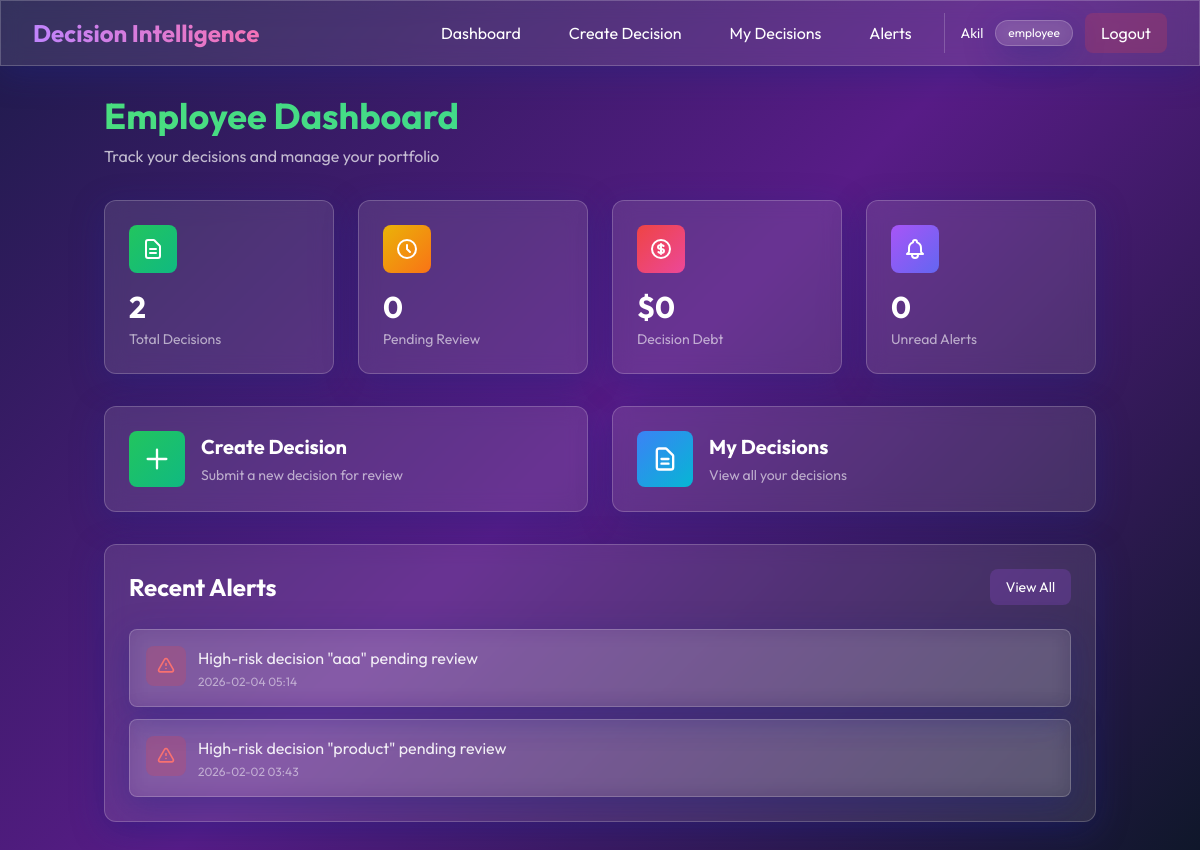
The app's page /employee/dashboard (signed in) with its own data.
### app.py (models this page shows, shortened)
class User(UserMixin, db.Model):
    id = db.Column(db.Integer, primary_key=True)
    username = db.Column(db.String(80), unique=True, nullable=False)
    email = db.Column(db.String(120), unique=True, nullable=False)
    password_hash = db.Column(db.String(200), nullable=False)
    role = db.Column(db.String(20), nullable=False)  # admin, manager, employee
    status = db.Column(db.String(20), default='active')
    created_at = db.Column(db.DateTime, default=datetime.utcnow)
    decisions = db.relationship('Decision', backref='creator', lazy=True)
    alerts = db.relationship('Alert', backref='user', lazy=True)

class Alert(db.Model):
    id = db.Column(db.Integer, primary_key=True)
    message = db.Column(db.String(500), nullable=False)
    alert_type = db.Column(db.String(20), nullable=False)  # high_risk, overdue
    is_read = db.Column(db.Boolean, default=False)
    created_at = db.Column(db.DateTime, default=datetime.utcnow)
    user_id = db.Column(db.Integer, db.ForeignKey('user.id'), nullable=False)
    decision_id = db.Column(db.Integer, db.ForeignKey('decision.id'))

### app.py (the view)
@app.route('/employee/dashboard')
@login_required
def employee_dashboard():
    if current_user.role != 'employee':
        return redirect(url_for('landing'))
    total = Decision.query.filter_by(user_id=current_user.id).count()
    pending = Decision.query.filter_by(user_id=current_user.id, status='pending').count()
    debt = db.session.query(func.sum(Decision.financial_impact)).filter(
        Decision.user_id == current_user.id,
        Decision.status == 'pending'
    ).scalar() or 0
    alerts_count = Alert.query.filter_by(user_id=current_user.id, is_read=False).count()
    recent_alerts = Alert.query.filter_by(user_id=current_user.id).order_by(Alert.created_at.desc()).limit(5).all()
    return render_template('employee_dashboard.html',
                         total=total,
                         pending=pending,
                         debt=debt,
                         alerts_count=alerts_count,
                         recent_alerts=recent_alerts)

### app.py (called while the page is built)
@login_manager.user_loader
def load_user(user_id):
    return User.query.get(int(user_id))

### templates/employee_dashboard.html (shortened to what this page needs)
{% extends "base.html" %}
{% block content %}
<div class="max-w-7xl mx-auto">
    <div class="mb-8 fade-in">
        <h1
            class="text-4xl font-bold mb-2 bg-gradient-to-r from-green-400 to-emerald-400 bg-clip-text text-transparent">
        </h1>
        <p class="text-white/70">Track your decisions and manage your portfolio</p>
    </div>
    <div class="grid grid-cols-1 md:grid-cols-2 lg:grid-cols-4 gap-6 mb-8">
        <div class="glass rounded-xl p-6 hover-lift fade-in" style="animation-delay: 0.1s">
            <div class="flex items-center justify-between mb-4">
                <div
                    class="w-12 h-12 rounded-lg bg-gradient-to-br from-green-500 to-emerald-500 flex items-center justify-center">
                    <svg class="w-6 h-6 text-white" fill="none" stroke="currentColor" viewBox="0 0 24 24">
                        <path stroke-linecap="round" stroke-linejoin="round" stroke-width="2"
                            d="M9 12h6m-6 4h6m2 5H7a2 2 0 01-2-2V5a2 2 0 012-2h5.586a1 1 0 01.707.293l5.414 5.414a1 1 0 01.293.707V19a2 2 0 01-2 2z">
                        </path>
                    </svg>
                </div>
            </div>
            <h3 class="text-3xl font-bold mb-1">{{ total }}</h3>
            <p class="text-white/60 text-sm">Total Decisions</p>
        </div>
        <div class="glass rounded-xl p-6 hover-lift fade-in" style="animation-delay: 0.2s">
            <div class="flex items-center justify-between mb-4">
                <div
                    class="w-12 h-12 rounded-lg bg-gradient-to-br from-yellow-500 to-orange-500 flex items-center justify-center">
                    <svg class="w-6 h-6 text-white" fill="none" stroke="currentColor" viewBox="0 0 24 24">
                        <path stroke-linecap="round" stroke-linejoin="round" stroke-width="2"
                            d="M12 8v4l3 3m6-3a9 9 0 11-18 0 9 9 0 0118 0z"></path>
                    </svg>
                </div>
            </div>
            <h3 class="text-3xl font-bold mb-1">{{ pending }}</h3>
            <p class="text-white/60 text-sm">Pending Review</p>
        </div>
        <div class="glass rounded-xl p-6 hover-lift fade-in" style="animation-delay: 0.3s">
            <div class="flex items-center justify-between mb-4">
                <div
                    class="w-12 h-12 rounded-lg bg-gradient-to-br from-red-500 to-pink-500 flex items-center justify-center">
                </div>
            </div>
            <h3 class="text-3xl font-bold mb-1">${{ "{:,.0f}".format(debt) }}</h3>
            <p class="text-white/60 text-sm">Decision Debt</p>
        </div>
        <div class="glass rounded-xl p-6 hover-lift fade-in" style="animation-delay: 0.4s">
            <div class="flex items-center justify-between mb-4">
                <div
                    class="w-12 h-12 rounded-lg bg-gradient-to-br from-purple-500 to-indigo-500 flex items-center justify-center">
                </div>
            </div>
            <h3 class="text-3xl font-bold mb-1">{{ alerts_count }}</h3>
            <p class="text-white/60 text-sm">Unread Alerts</p>
        </div>
    </div>
    <div class="grid grid-cols-1 md:grid-cols-2 gap-6 mb-8">
        <a href="{{ url_for('employee_create_decision') }}" class="glass rounded-xl p-6 hover-lift fade-in group"
            style="animation-delay: 0.5s">
            <div class="flex items-center">
                <div
                    class="w-14 h-14 rounded-lg bg-gradient-to-br from-green-500 to-emerald-500 flex items-center justify-center mr-4">
                    <svg class="w-7 h-7 text-white" fill="none" stroke="currentColor" viewBox="0 0 24 24">
                        <path stroke-linecap="round" stroke-linejoin="round" stroke-width="2" d="M12 4v16m8-8H4"></path>
                    </svg>
                </div>
                <div>
                    <h3 class="text-xl font-bold mb-1 group-hover:text-green-400 transition">Create Decision</h3>
                    <p class="text-white/60 text-sm">Submit a new decision for review</p>
                </div>
            </div>
        </a>
        <a href="{{ url_for('employee_decisions') }}" class="glass rounded-xl p-6 hover-lift fade-in group"
            style="animation-delay: 0.6s">
            <div class="flex items-center">
                <div
                    class="w-14 h-14 rounded-lg bg-gradient-to-br from-blue-500 to-cyan-500 flex items-center justify-center mr-4">
                    <svg class="w-7 h-7 text-white" fill="none" stroke="currentColor" viewBox="0 0 24 24">
                        <path stroke-linecap="round" stroke-linejoin="round" stroke-width="2"
                            d="M9 12h6m-6 4h6m2 5H7a2 2 0 01-2-2V5a2 2 0 012-2h5.586a1 1 0 01.707.293l5.414 5.414a1 1 0 01.293.707V19a2 2 0 01-2 2z">
                        </path>
                    </svg>
                </div>
                <div>
                    <h3 class="text-xl font-bold mb-1 group-hover:text-blue-400 transition">My Decisions</h3>
                    <p class="text-white/60 text-sm">View all your decisions</p>
                </div>
            </div>
        </a>
    </div>
    <div class="glass rounded-xl p-6 fade-in" style="animation-delay: 0.7s">
        <div class="flex items-center justify-between mb-6">
            <h2 class="text-2xl font-bold">Recent Alerts</h2>
            <a href="{{ url_for('employee_alerts') }}"
                class="px-4 py-2 rounded-lg bg-purple-500/20 hover:bg-purple-500/30 transition text-sm">
                View All
            </a>
        </div>
        <div class="space-y-3">
            {% if recent_alerts %}
            {% for alert in recent_alerts %}
            <div class="glass rounded-lg p-4 flex items-start justify-between hover:bg-white/5 transition">
                <div class="flex items-start flex-1">
                    <div class="w-10 h-10 rounded-lg
                            {% if alert.alert_type == 'high_risk' %}bg-red-500/20
                            {% else %}bg-yellow-500/20{% endif %}
                            flex items-center justify-center mr-3 flex-shrink-0">
                        <svg class="w-5 h-5
                                {% if alert.alert_type == 'high_risk' %}text-red-400
                                {% else %}text-yellow-400{% endif %}" fill="none" stroke="currentColor"
                            viewBox="0 0 24 24">
                            <path stroke-linecap="round" stroke-linejoin="round" stroke-width="2"
                                d="M12 9v2m0 4h.01m-6.938 4h13.856c1.54 0 2.502-1.667 1.732-3L13.732 4c-.77-1.333-2.694-1.333-3.464 0L3.34 16c-.77 1.333.192 3 1.732 3z">
                            </path>
                        </svg>
                    </div>
                    <div class="flex-1">
                        <p class="text-white/90 mb-1">{{ alert.message }}</p>
                        <p class="text-white/50 text-xs">{{ alert.created_at.strftime('%Y-%m-%d %H:%M') }}</p>
                    </div>
                </div>
            </div>
            {% endfor %}
            {% endif %}
        </div>
    </div>
</div>
{% endblock %}

### templates/base.html (shortened to what this page needs)
<!DOCTYPE html>
<html lang="en">
<head>
    <script src="https://cdn.tailwindcss.com"></script>
</head>
<body class="text-white">
    {% if current_user.is_authenticated %}
    <nav class="glass fixed top-0 left-0 right-0 z-50">
        <div class="max-w-7xl mx-auto px-4 sm:px-6 lg:px-8">
            <div class="flex justify-between items-center h-16">
                <div class="flex items-center">
                    <h1
                        class="text-2xl font-bold bg-gradient-to-r from-purple-400 to-pink-400 bg-clip-text text-transparent">
                    </h1>
                </div>
                <div class="hidden md:flex items-center space-x-4">
                    {% block nav_links %}
                    {% if current_user.role == 'admin' %}
                    <a href="{{ url_for('admin_dashboard') }}"
                        class="px-4 py-2 rounded-lg hover:bg-white/10 transition">Dashboard</a>
                    <a href="{{ url_for('admin_users') }}"
                        class="px-4 py-2 rounded-lg hover:bg-white/10 transition">Users</a>
                    <a href="{{ url_for('admin_create_user') }}"
                        class="px-4 py-2 rounded-lg hover:bg-white/10 transition">Create User</a>
                    {% elif current_user.role == 'employee' %}
                    <a href="{{ url_for('employee_dashboard') }}"
                        class="px-4 py-2 rounded-lg hover:bg-white/10 transition">Dashboard</a>
                    <a href="{{ url_for('employee_create_decision') }}"
                        class="px-4 py-2 rounded-lg hover:bg-white/10 transition">Create Decision</a>
                    <a href="{{ url_for('employee_decisions') }}"
                        class="px-4 py-2 rounded-lg hover:bg-white/10 transition">My Decisions</a>
                    <a href="{{ url_for('employee_alerts') }}"
                        class="px-4 py-2 rounded-lg hover:bg-white/10 transition">Alerts</a>
                    {% endif %}
                    {% endblock %}
                    <div class="flex items-center space-x-3 ml-4 pl-4 border-l border-white/20">
                        <span class="text-sm">{{ current_user.username }}</span>
                        <span class="px-3 py-1 rounded-full text-xs glass">{{ current_user.role }}</span>
                        <a href="{{ url_for('logout') }}"
                            class="px-4 py-2 bg-red-500/20 hover:bg-red-500/30 rounded-lg transition">Logout</a>
                    </div>
                </div>
            </div>
        </div>
    </nav>
    <div class="h-16"></div>
    {% endif %}
    <main class="{% if current_user.is_authenticated %}container mx-auto px-4 py-8{% endif %}">
        {% block content %}{% endblock %}
    </main>
</body>
</html>

### templates/base.html (style rules this page uses)
* { font-family: 'Outfit', sans-serif; }
body { background: linear-gradient(135deg, #1e1b4b 0%, #581c87 50%, #0f172a 100%); min-height: 100vh; background-attachment: fixed; }
.glass { background: rgba(255, 255, 255, 0.1); backdrop-filter: blur(10px); -webkit-backdrop-filter: blur(10px); border: 1px solid rgba(255, 255, 255, 0.2); box-shadow: 0 8px 32px 0 rgba(31, 38, 135, 0.37); }
.fade-in { animation: fadeIn 0.6s ease-out forwards; }
.hover-lift { transition: all 0.4s cubic-bezier(0.175, 0.885, 0.32, 1.275); position: relative; }
.hover-lift::before { content: ''; position: absolute; inset: 0; border-radius: inherit; padding: 2px; background: linear-gradient(135deg, rgba(139, 92, 246, 0.5), rgba(236, 72, 153, 0.5)); -webkit-mask: linear-gradient(#fff 0 0) content-box, linear-gradient(#fff 0 0); -webkit-mask-composite: xor; mask-composite: exclude; opacity: 0; transition: opacity 0.4s ease; pointer-events: none; }

### records on screen
User: username "Akil", role "employee"
Alert: message "High-risk decision \"aaa\" pending review", created_at "2026-02-04 05:14"
Alert: message "High-risk decision \"product\" pending review", created_at "2026-02-02 03:43"

### other values on screen
{{ total }} "2"
{{ pending }} "0"
{{ "{:,.0f}".format(debt) }} "0"
{{ alerts_count }} "0"
